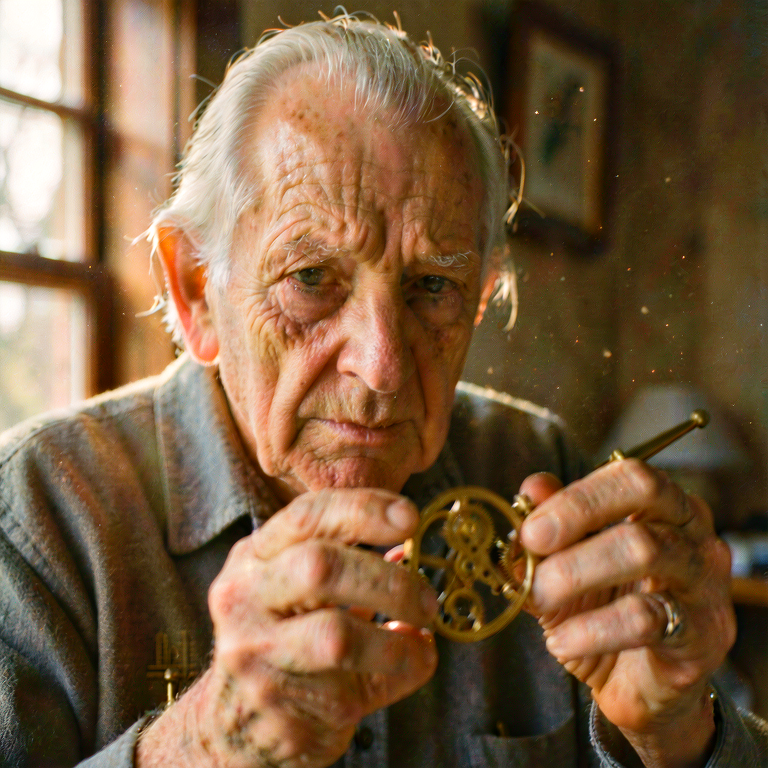
#> input picture cinematic_watchmaker_test.png, 768 x 768 px
$ python -i quality_math.py   (imports and definitions only)
#> lines starting #> are read from the running program, lines starting #| are printed output that depends on the picture
"""Modelden bağımsız kalite sözleşmesi: plan değişmezleri + ölçülmüş kanıt.

Kaliteyi model değil boru hattı üretir. Sözleşme iki katmandan kurulur:

1. Değişmezler (plan denetimi, kesin): boru hattının kendine verdiği sözler. Ara
   latent'in yeniden ölçeklenmemesi, VAE blend'inin yeterince geniş olması, stil
   chip'inin kullanıcının yazdığı ortamla çelişmemesi, VRAM tavanı. Yanlışsa hata
   budur; görüntüye bakmayı beklemez.
2. Ölçütler (kare denetimi, destekleyici): yalnızca doğrulanmış olanlar kaldı.
   Kenar-genişliği ve halo tahmincileri bulanık karede *düşse* de güvenilir sıralama
   vermediği için sözleşmeden çıkarıldı; yerine pütürden arınmış doku ölçütü geldi.
"""
from __future__ import annotations

import inspect
from dataclasses import dataclass, field

import numpy as np
from PIL import Image

Image.MAX_IMAGE_PIXELS = None

# Ölçüm en fazla bu kadar piksel üzerinde yapılır; fazlalıkta kare küçültülür ve
# birim native piksele geri çevrilir, böylece eşikler çözünürlükten bağımsız kalır.
MAX_ANALYSIS_PX = 2_600_000


def load_luma(path: str) -> tuple[np.ndarray, float]:
    """Gri kanal 0..1 + 'analiz pikeli başına native piksel' katsayısı."""
    im = Image.open(path).convert("L")
    w, h = im.size
    if w * h > MAX_ANALYSIS_PX:
        s = (MAX_ANALYSIS_PX / (w * h)) ** 0.5
        im = im.resize((max(32, int(w * s)), max(32, int(h * s))), Image.LANCZOS)
    return np.asarray(im, dtype=np.float32) / 255.0, w / im.size[0]


def noise_index(a: np.ndarray) -> float:
    """Pütür indeksi 0..1: korelasyonsuz gren 1.0'a, düzgün yapı 0.0'a yaklaşır.

    İki-atlama farkı varyansının komşu-fark varyansına oranından çıkar: gren iki
    ölçümde de aynı gücü verdiği için oran 1'e, gerçek yapı 4'e kaçar. İçerik
    yoğunluğundan bağımsız; 3 Kasım 2026'da bulanıklaştırma/USM merdiveninde
    tek yönlü doğrulandı (0.054 → 0.142 → 0.566 → 0.646).

    8-bit karede kuantum tabanı ~0.4: akışkan bir rama float'ta 0.000, PNG'de
    0.392 okunur. Eşikler bu tabanın üstünden kurulur; tek başına "pürüzsüz"
    kanıtı sayılmaz, yalnızca gren ağırlığını kısmak için kullanılır.
    """
    out = []
    for ax in (0, 1):
        if ax:
            d1, d2 = a[1:, :] - a[:-1, :], a[2:, :] - a[:-2, :]
            n = min(d1.shape[0], d2.shape[0])
            d1, d2 = d1[:n], d2[:n]
        else:
            d1, d2 = a[:, 1:] - a[:, :-1], a[:, 2:] - a[:, :-2]
            n = min(d1.shape[1], d2.shape[1])
            d1, d2 = d1[:, :n], d2[:, :n]
        v = float((d1 * d1).mean())
        if v > 1e-8:
            out.append(float((d2 * d2).mean()) / v)
    ratio = float(np.mean(out)) if out else 4.0
    return round(float(np.clip((1.0 - ratio / 4.0) / 0.75, 0.0, 1.0)), 3)


def laplacian_var(path: str) -> float:
    """Ham yüksek frekans enerjisi (1e6 biriminde); pütürü de sayar."""
    a, _ = load_luma(path)
    l = (a[:-2, 1:-1] + a[2:, 1:-1] + a[1:-1, :-2] + a[1:-1, 2:]
         - 4 * a[1:-1, 1:-1])
    return round(float(l.var()) * 1e6, 1)


def _laplacian(a: np.ndarray) -> np.ndarray:
    return (a[:-2, 1:-1] + a[2:, 1:-1] + a[1:-1, :-2] + a[1:-1, 2:]
            - 4 * a[1:-1, 1:-1])


def _median_5x5(a: np.ndarray) -> np.ndarray:
    """Ayrılabilir 5'li medyan kaskadı: scipy istemeden tek karelik detay ayıklama.

    Tam 5x5 medyanın yaklaşıkı; ölçüm 3 Kasım'da scipy sürümüyle %10 içinde
    aynı sıralamayı verdi (27.5'e karşılık 25.0), eşikler bu sürümle kalibre.
    """
    m = np.median(np.lib.stride_tricks.sliding_window_view(a, 5, axis=0), axis=-1)
    return np.median(np.lib.stride_tricks.sliding_window_view(m, 5, axis=1), axis=-1)


def detail_index(path: str, long_side: int = 1024) -> float:
    """Eşlenmiş gösterim genişliğinde korelant detay (pütür ayıklanmış).

    Kare 1024 kenara ölçeklenir (küçükse yukarı, büyükse aşağı — izgara sabit
    kalsın ki kademe karşılaştırmaları anlamlı olsun), 5x5 medyanla gren silinir,
    sonra Laplacian varyansı ölçülür; yani yalnızca gerçek yapı kalır. Ölçülen
    dağılım (3 Kasım 2026): 420p/8 taslak 27.5 · 1080p 2268 · 2K native 2407 ·
    FLUX Studio 2963-3000.
    """
    im = Image.open(path).convert("L")
    w, h = im.size
    s = long_side / max(w, h)
    im = im.resize((max(32, round(w * s)), max(32, round(h * s))),
                   Image.LANCZOS)
    a = np.asarray(im, dtype=np.float32) / 255.0
    return round(float(_laplacian(_median_5x5(a)).var()) * 1e6, 1)


def structure_index(path: str) -> float:
    """Pütürden arınmış doku: ham HF enerjisi × (1 - pütür indeksi).

    Bulanıklaştırınca iki faktör birden düştüğü için tek yönlü duyarlı; gren
    ekleyince lap_var artar ama (1 - pütür) söner, yani pütür sahte puan üretemez.
    """
    a, _ = load_luma(path)
    return round(laplacian_var(path) * (1.0 - noise_index(a)), 1)


def seam_periods(blend_px: int | None = None) -> tuple[int, ...]:
    """Diki periyodu karo GEOMETRISINDEN gelir, hazır demetten değil.

    Eskiden (192, 384, 512) deneniyordu. 384 aralıklı gerçek diki, 512 katı
    sütunların dörtte birine de denk düşüyor; o sütunlar örneklem başına az
    olduğu için 512'de okunan z sıçrama-kaçak (leakage) ürünüydü. Aynı karede
    ölçüldü: 384 -> 2.08 (temel, temiz) ama 512 -> 3.20 (sahte ihlal). Geometri
    başka temel frekans üretemediği için artık yalnız stride sınanır; alarm ya
    gerçek dikidir ya hiç.
    """
    periods = {TILE_STRIDE_PX}
    if blend_px:
        actual = TILE_MIN_PX - int(blend_px)
        if actual >= 8:
            periods.add(actual)
    return tuple(sorted(periods))


def seam_z(path: str, periods: tuple[int, ...] | None = None) -> dict:
    """Diki skoru: tile aralığındaki sütun sıçraması, faz kaydırmış kontrolüne göre.

    z < 3 artefakt yok; 3-6 kuşkulu; > 6 görünür diki. Periyot, analiz ölçeğine
    göre ölçeklenir ki 4K karede de 2K karede de aynı eşik geçerli olsun.
    """
    a, _scale = load_luma(path)
    native_w = Image.open(path).size[0]
    d = np.abs(np.diff(a.mean(axis=0)))
    w = a.shape[1]
    out = {}
    for T in (periods or seam_periods()):
        t = max(8, round(T * w / native_w))
        idx = np.arange(t, w - 1, t)
        if len(idx) < 3:
            continue
        sel = np.arange(1, len(d))
        base = float(d[sel[sel % t != 0]].mean())
        if base <= 1e-9:
            continue
        real = float(d[idx - 1].mean()) / base
        ratios = np.array([float(d[np.arange(o, w - 1, t)].mean()) / base
                           for o in range(1, t) if len(range(o, w - 1, t)) > 3])
        out[T] = round((real - ratios.mean()) / (ratios.std() + 1e-9), 2)
    return out


@dataclass
class QualityReport:
    """Sözleşme sonucu: ölçütler, değişmez ihlalleri, uyarılar, kayıpsız onarımlar."""

    metrics: dict = field(default_factory=dict)
    failures: list = field(default_factory=list)
    warnings: list = field(default_factory=list)
    actions: list = field(default_factory=list)

    @property
    def ok(self) -> bool:
        return not self.failures

    # [6 lines left out: function as_dict, not called in this run]


SEAM_Z_LIMIT = 3.0
# VAE karosu başına düşen örtüşme; 3 Kasım'da 64 px'de diki ölçüldü, 128 px'de kayboldu.
MIN_BLEND_PX = 96
# Yapısal detay denetimi GÖRELİ: aynı kademe, stil ve arkadaki önceki karelerin
# medyanının %60'ına düşen kare uyarı alır. Mutlak eşik kurulmadı, çünkü ölçüm
# içerik yoğunluğuna da bağlı: sentetik kontrolde seyrek ama keskin sahne 101,
# gerçek üretilmiş kare 2268 okundu — mutlak taban düz stilleri haksız
# cezalandırırdı. (edge_width_px ve halo_index de aynı nedenle atılmıştı:
# kontrollerde tek yönlü değillerdi.) Bu ölçüt bulanıklık merdiveninde tek yönlü:
# 2268 → 1377 → 437 → 159 (r = 0,1,2,3).
REL_DETAIL_FLOOR = 0.6
TILE_MIN_PX = 512
TILE_STRIDE_PX = 384


# [11 lines left out: function tiling_kwargs, not called in this run]


def blend_px() -> int:
    """Sözleşmenin hedef örtüşme pikseli (kurulmuş değil, istenen)."""
    return TILE_MIN_PX - TILE_STRIDE_PX


# [63 lines left out: functions blend_px_of, apply_tiling, plan_invariants, not called in this run]


def evaluate(path: str, baseline_detail: float | None = None, **plan) -> QualityReport:
    """Kareyi ölç, plan değişmezleriyle birlikte sözleşmeden geçir.

    baseline_detail: aynı kademe/stil/arkadaki önceki karelerin medyan detay
    indeksi. Verilmezse göreli denetim hiç kurulmaz — tahmin edilmez.
    """
#> called with path = '../cinematic_watchmaker_test.png'
    a, _ = load_luma(path)
#> in load_luma, `im = Image.open(path).convert("L")`:
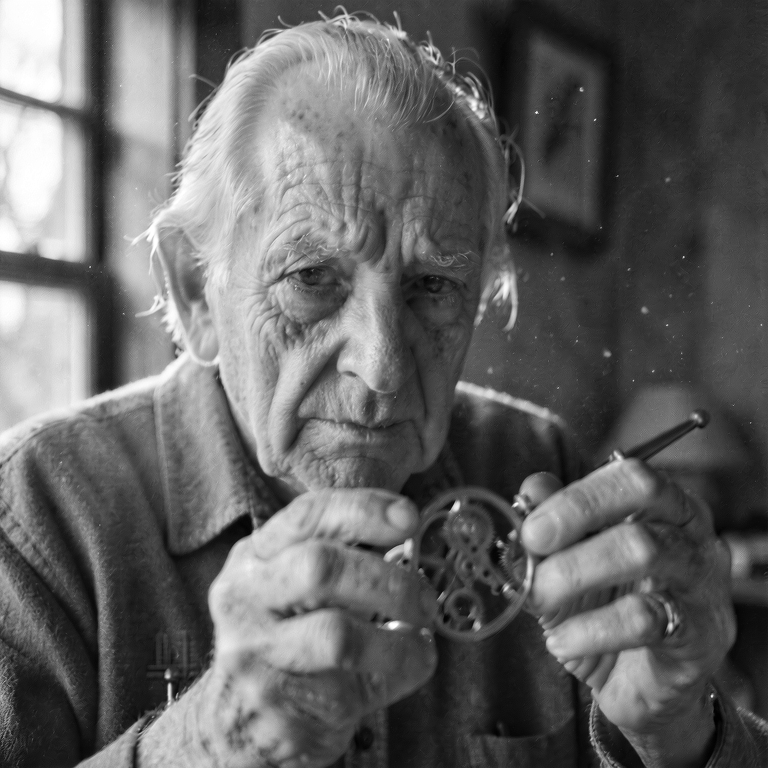
#> im: PIL image 768x768 L; min 0, max 255, mean 99
    detail = detail_index(path)
#> in _laplacian, `return (a[:-2, 1:-1] + a[2:, 1:-1] + a[1:-1, :-2] + a[1:-1, 2:] - 4 * ..`:
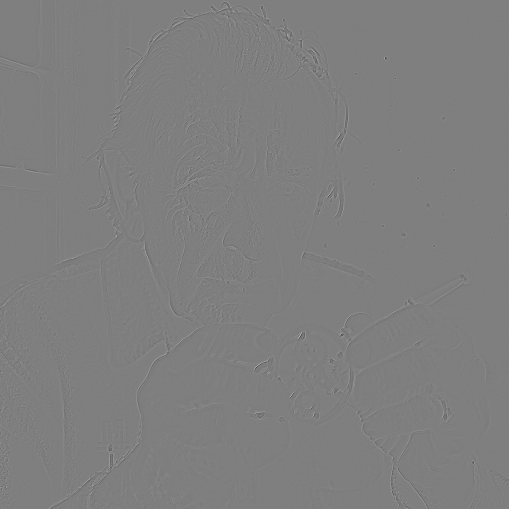
#> returned value: shape (1018, 1018) float32 (shown at 1/2 size); min -0.58, max 0.584, mean 1.23e-06; drawn with min black and max white
#> detail = 512.9
    rep = QualityReport(metrics={
        "structure_index": structure_index(path),
        "detail_index": detail,
        "noise_index": noise_index(a),
        "lap_var": laplacian_var(path),
        "seam_z": seam_z(path, seam_periods(plan.get("vae_blend_px"))),
    })
#> in laplacian_var, `l = (a[:-2, 1:-1] + a[2:, 1:-1] + a[1:-1, :-2] + a[1:-1, 2:] - 4 * a[1..`:
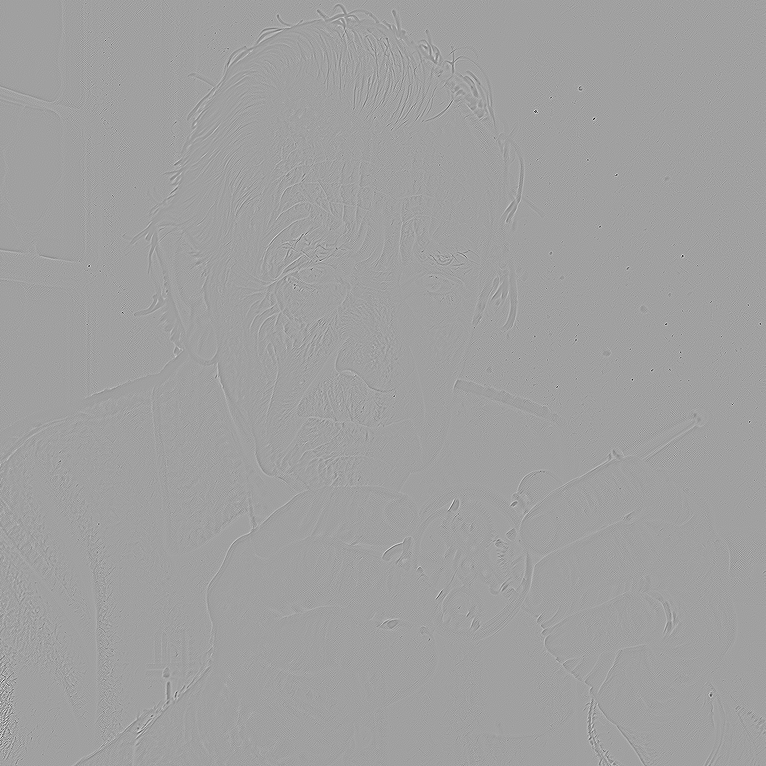
#> l: shape (766, 766) float32; min -1.8, max 1.05, mean 1.19e-05; drawn with min black and max white
#> in noise_index, `out = []`: out = []
#> the loop in noise_index, `for ax in (0, 1):` made 2 passes
#> v on passes 1 to 2: 0.000972, 0.000733
#> pass 1, in noise_index, `d1, d2 = a[:, 1:] - a[:, :-1], a[:, 2:] - a[:, :-2]`:
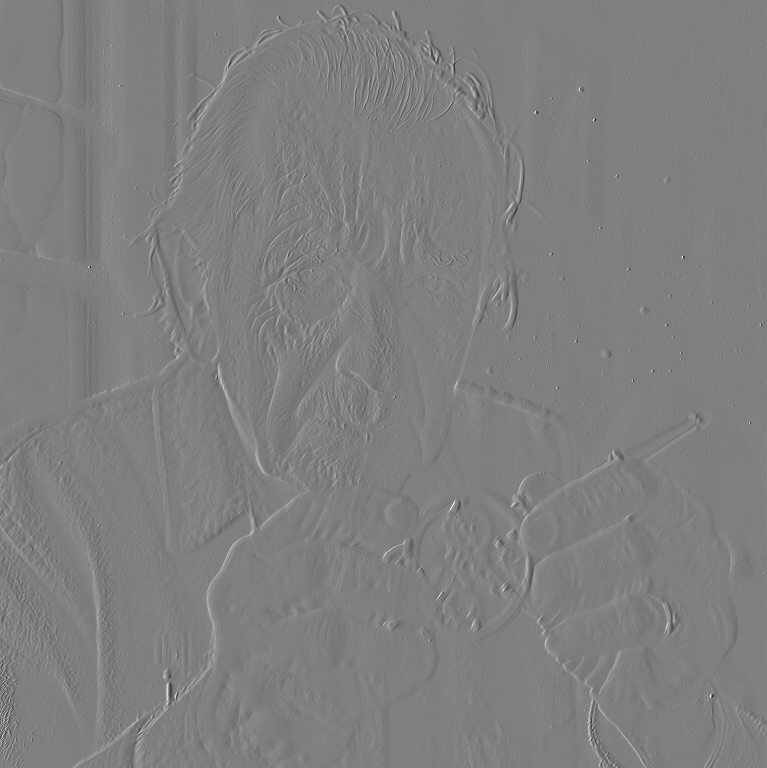
#> d1: shape (768, 767) float32; min -0.588, max 0.584, mean -0.000571; drawn with min black and max white
#> after the loop in noise_index, `for ax in (0, 1):`: out = [2.5, 2.47]
#> in noise_index, `ratio = float(np.mean(out)) if out else 4.0`: ratio = 2.49
#> the loop in noise_index (call 2), `for ax in (0, 1):` made 2 passes
#> in seam_periods, `periods = {TILE_STRIDE_PX}`: periods = 1 item
#> in seam_z, `native_w = Image.open(path).size[0]`: native_w = 768
#> in seam_z, `d = np.abs(np.diff(a.mean(axis=0)))`: d = 767 values, max 0.027 at index 84, min 5.96e-08 at index 685, mean 0.00346
#> the loop in seam_z, `for T in (periods or seam_periods()):` made 1 pass
#> (T, t, idx) on pass 1: (384, 384, [384])
#> after the loop in seam_z, `for T in (periods or seam_periods()):`: out = 0 items
    for period, z in rep.metrics["seam_z"].items():
        if z > SEAM_Z_LIMIT:
            rep.failures.append(f"seam_z@{period}={z}>{SEAM_Z_LIMIT}")
            rep.actions.append("karo örtüşmesini genişlet (kayıpsız)")
#> this loop made 0 passes
#> after the loop, rep.actions = []; rep.failures = []
    if baseline_detail and detail < REL_DETAIL_FLOOR * baseline_detail:
        rep.warnings.append(
            f"detail={detail} < {REL_DETAIL_FLOOR:.2f}x taban={baseline_detail}: "
            "bu kademenin alıştığı yapısal detayın altına düşüldü")
        rep.actions.append("kademe kovasını büyüt ya da detay geçişini aç "
                           "(model hatası değil, boru hattı kararı)")
    if plan:
        f, x = plan_invariants(**plan)
        rep.failures += f
        for action in x:
            if action not in rep.actions:
                rep.actions.append(action)
    return rep

>>> result = evaluate('../cinematic_watchmaker_test.png')
